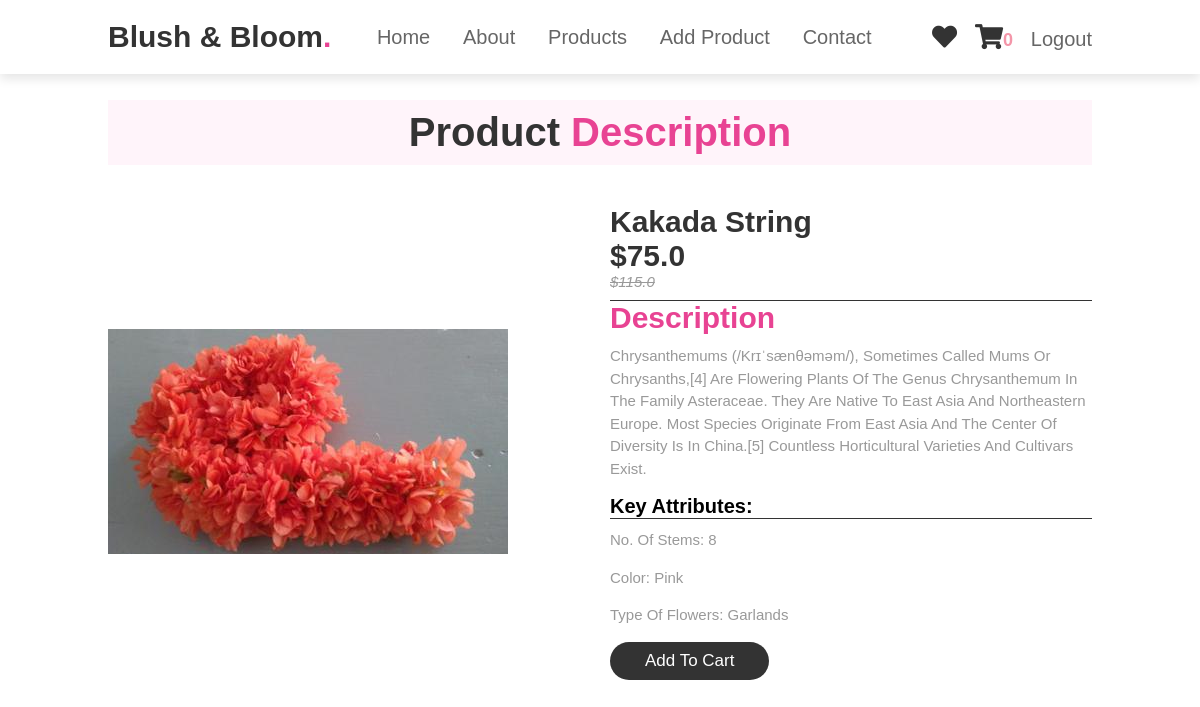
Screenshot of /product/3/ (signed in) with the database file from the repository.
### core/models.py (models this page shows, shortened)
class Item(models.Model):
    flower_name = models.CharField(max_length=100, default="")
    price = models.FloatField()
    discount_price = models.FloatField(blank=True, null=True)
    description = models.TextField()
    category = models.ForeignKey(Category, on_delete=models.CASCADE)
    label = models.CharField(choices=label_choices,
                             default="", max_length=2, blank=True, null=True)
    item_image = models.ImageField(
        upload_to="uploads/", default='/images/no-image.jpg')
    is_auctioned = models.BooleanField(default=False)
    class Meta:
        verbose_name_plural = 'Items'
    def get_add_to_cart_url(self):
        return reverse("core:add-to-cart", kwargs={'pk': self.pk})

class Category(models.Model):
    category_name = models.CharField(max_length=50)
    class Meta:
        verbose_name_plural = "categories"
    def __str__(self):
        return self.category_name

### core/views.py (the view)
class ProductDetailView(LoginRequiredMixin, DetailView):
    model = Item
    context_object_name = 'Flower'
    template_name = "Product_detail.html"

### core/templatetags/cart_tags.py (called while the page is built)
@register.filter
def cart_item_count(user):
    if user.is_authenticated:
        items = CartItem.objects.filter(user=user, ordered=False)
        if items.exists():
            return items[0].item.count()
        else:
            return 0
    else:
        return 0

### Templates/Product_detail.html
{% extends 'base.html' %}
{% load static %}
{% block csslink %}
<link rel="stylesheet" href={% static 'css/detail.css' %}/>
{% endblock csslink %}
{% block content %}
    <section class="about" id="about">
      <h1 class="heading">Product<span> Description</span></h1>
      <div class="row">
        <div class="video-container" style="max-width: 85%;">
          <img src="{{Flower.item_image.url}}" alt="" />
        </div>
        <div class="content">
          <h3>{{Flower.flower_name}}</h3>
          <h3>${{Flower.discount_price}}</h3>
          <span class="detail-price ">${{Flower.price}}</span>
          <h3 class="descsize"><span>Description</span></h3>
          <p style="margin-bottom: 1rem;">
            {{Flower.description}}
          </p>
          <div class="attributes">
            <h4>Key Attributes:</h4>
            <p>No. of stems: 8</p>
            <p>color: pink</p>
            <p>Type of Flowers: {{Flower.category}}</p>
          </div>
          <a href="{{Flower.get_add_to_cart_url}}" class="btn">Add to Cart</a>
        </div>
      </div>
    </section>
    {% endblock content %}

### Templates/base.html (shortened to what this page needs)
{% load static %}
{% load cart_tags %}
<!DOCTYPE html>
<html lang="en">
  <head>
    <link
      rel="stylesheet"
      href="https://cdnjs.cloudflare.com/ajax/libs/font-awesome/5.15.4/css/all.min.css"
    />
    <link rel="stylesheet" href= {% static 'css/style.css' %}/>
    {% block csslink %}
    {% endblock csslink %}
  </head>
  <body>
    <div>
    <header>
      <a href="#" class="logo">Blush & Bloom<span>.</span></a>
      <nav class="navbar">
        <a href="{% url 'core:Home-Page' %}">home</a>
        <a href="#about">about</a>
        <a href="#products">products</a>
        {% if request.user.is_superuser %}
        <a href="/admin/core/item/add/">Add Product</a>
        {% else %}
        <a href="#review">review</a>
        {% endif %}
        <a href="#contact">contact</a>
      </nav>
      <div class="icons">
        <a href="{% url 'core:wishlist' %}" class="fas fa-heart"></a>
        <a href="{% url 'core:order-summary' %}" class="fas fa-shopping-cart"
        ><span style=" color: #f496a9; font-size: large;">{{request.user | cart_item_count }}</span></a>
        {% if request.user.is_authenticated %}
        <a href="{% url 'Accounts:Logout' %}" id="login" style="color: #666; font-size:2rem;">Logout</a>
        {% else %}
        <a href="{% url 'Accounts:Login' %}" class="fas fa-user"></a>
        {% endif %}
      </div>
    </header>
    {% block content %}
    {% endblock content %}
  </div>
  </body>
</html>

### static/css/style.css (style rules this page uses)
:root { --pink: #e84393; }
* { margin: 0%; padding: 0%; box-sizing: border-box; font-family: Verdana, Geneva, Tahoma, sans-serif; outline: none; text-decoration: none; border: none; text-transform: capitalize; transition: 0.2s linear; }
html { font-size: 62.5%; scroll-behavior: smooth; scroll-padding-top: 6rem; overflow-x: hidden; }
section { padding: 2rem 9%; }
.heading { text-align: center; font-size: 4rem; color: #333; margin: 2rem 0; padding: 1rem; background-color: rgba(255, 51, 153, 0.05); }
.heading span { color: var(--pink); }
.btn { display: inline-block; background-color: #333; font-size: 1.7rem; border-radius: 5rem; color: #fff; padding: 0.9rem 3.5rem; cursor: pointer; margin-top: 1rem; }
header { position: fixed; top: 0%; right: 0%; left: 0%; background-color: #fff; padding: 2rem 9%; display: flex; align-items: center; justify-content: space-between; z-index: 1000; box-shadow: 0 0.5rem 1rem rgba(0, 0, 0, 0.1); }
header .logo { font-size: 3rem; color: #333; font-weight: bolder; }
header .logo span { color: var(--pink); }
header .navbar a { font-size: 2rem; padding: 0 1.5rem; color: #666; }
header .icons a { font-size: 2.5rem; color: #333; margin-left: 1.5rem; }
.about .row { display: flex; flex-wrap: wrap; align-items: center; gap: 2rem; padding: 2rem 0; padding-bottom: 3rem; }
.about .row .video-container { flex: 1 1 40rem; position: relative; }
.about .row .content { flex: 1 1 40rem; }
.about .row .content h3 { font-size: 3rem; color: #333; }
.about .row .content p { font-size: 1.5rem; color: #999; padding: 0.5rem 0; padding-top: 1rem; line-height: 1.5; }

### static/css/detail.css (style rules this page uses)
:root { --pink: #e84393; }
* { margin: 0%; padding: 0%; box-sizing: border-box; font-family: Verdana, Geneva, Tahoma, sans-serif; outline: none; text-decoration: none; border: none; text-transform: capitalize; transition: 0.2s linear; }
html { font-size: 62.5%; scroll-behavior: smooth; scroll-padding-top: 6rem; overflow-x: hidden; }
section { padding: 2rem 9%; }
.heading { text-align: center; font-size: 4rem; color: #333; margin: 2rem 0; padding: 1rem; background-color: rgba(255, 51, 153, 0.05); }
.heading span { color: var(--pink); }
.btn { display: inline-block; background-color: #333; font-size: 1.7rem; border-radius: 5rem; color: #fff; padding: 0.9rem 3.5rem; cursor: pointer; margin-top: 1rem; }
header { position: fixed; top: 0%; right: 0%; left: 0%; background-color: #fff; padding: 2rem 9%; display: flex; align-items: center; justify-content: space-between; z-index: 1000; box-shadow: 0 0.5rem 1rem rgba(0, 0, 0, 0.1); }
header .logo { font-size: 3rem; color: #333; font-weight: bolder; }
header .logo span { color: var(--pink); }
header .navbar a { font-size: 2rem; padding: 0 1.5rem; color: #666; }
header .icons a { font-size: 2.5rem; color: #333; margin-left: 1.5rem; }
.detail-price { font-size: 1.5rem; color: #999; font-weight: lighter; text-decoration: line-through; font-style: italic; }
.about .row { display: flex; flex-wrap: wrap; align-items: center; gap: 2rem; padding: 2rem 0; padding-bottom: 3rem; }
.about .row .video-container { flex: 1 1 40rem; position: relative; }
.about .row .content { flex: 1 1 40rem; }
.about .row .content h3 { font-size: 3rem; color: #333; }
.about .row .content p { font-size: 1.5rem; color: #999; padding: 0.5rem 0; padding-top: 1rem; line-height: 1.5; }
.about .heading { margin-top: 8rem; }
.descsize { border-top: 1px solid #333; margin-top: 1rem; }
.descsize span { color: var(--pink); }
.attributes h4 { font-size: 2rem; border-bottom: 1px solid #333; }

### rows the page displays
Item: item_image (picture), flower_name "Kakada String", discount_price "75.0", price "115.0", description "Chrysanthemums (/Krɪˈsænθəməm/), Sometimes Called Mums Or Chrysanths,[4] Are Flowering Plants Of The Genus Chrysanthemum In The Family Asteraceae. They Are Native To East Asia And Northeastern Europe. Most Species Originate From East Asia And The Center Of Diversity Is In China.[5] Countless Horticultural Varieties And Cultivars Exist.", category "Garlands"

### other values shown
{{ request.user | cart_item_count }} "0"
